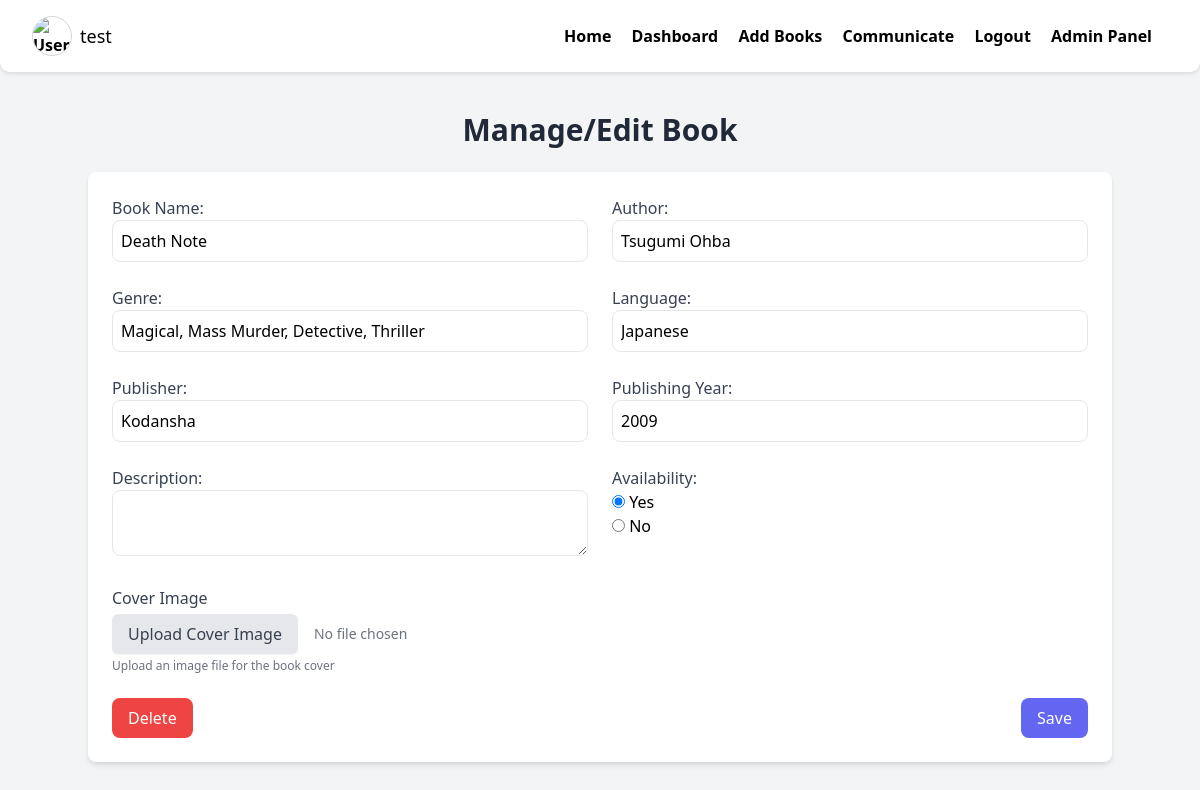
The app's page /library/manage-book/3 (signed in) with its own data.
### models.py (models this page shows)
class User(Base):
    __tablename__ = 'user'
    id = Column(Integer, index=True, primary_key=True)
    username = Column(String(50), unique=True,nullable=False)
    password = Column(String,nullable=False)
    role = Column(Enum(Role),nullable=False)

class Book(Base):
    __tablename__ = 'book'
    id = Column(Integer, primary_key=True, index=True)
    book_name = Column(String,nullable=False)
    author = Column(String,nullable=False)
    available = Column(Boolean,nullable=False)
    return_date = Column(Date,nullable=True)
    genre = Column(String)
    description = Column(String)
    language = Column(String)
    publisher = Column(String,nullable=True)
    publishing_year = Column(Integer,nullable=True)
    cover_image = Column(LargeBinary,nullable=True)

### lib_routers/book_manage.py (the view)
@router.get('/manage-book/{book_id}')
async def manage_book_page(book_id:int,
                           db:db_conn,request:Request):
    user_token = getattr(request.state, "user")
    user = db.query(User).filter(User.id == user_token['id']).first()
    book = db.query(Book).filter(Book.id==book_id).\
        first()
    if book is None:
        return RedirectResponse(url='/library/dashboard',status_code=302)
    return templates.TemplateResponse('manage-book.html',context={
        'request':request,'book':book,'user': user
    })

### templates/manage-book.html (shortened to what this page needs)
<!DOCTYPE html>
<html lang="en">
<head>
    <link href="https://cdn.jsdelivr.net/npm/tailwindcss@2.2.19/dist/tailwind.min.css" rel="stylesheet">
</head>
<body class="bg-gray-100 text-black">
    {% include 'navbar.html' %}
    <div class="container mx-auto mt-10 fade-in">
        <h1 class="text-center text-3xl font-bold mb-6 text-gray-800">Manage/Edit Book</h1>
        <div class="bg-white p-6 shadow-md rounded-lg">
            <form action="/library/manage-book/{{ book.id }}" method="POST" enctype="multipart/form-data">
                <div class="grid grid-cols-2 gap-6">
                    <div>
                        <label for="book_name" class="text-gray-700 font-medium">Book Name:</label>
                        <input type="text" class="w-full p-2 border rounded-lg" id="book_name" name="book_name" required value="{{ book.book_name }}">
                    </div>
                    <div>
                        <label for="author" class="text-gray-700 font-medium">Author:</label>
                        <input type="text" class="w-full p-2 border rounded-lg" id="author" name="author" required value="{{ book.author }}">
                    </div>
                    <div>
                        <label for="genre" class="text-gray-700 font-medium">Genre:</label>
                        <input type="text" class="w-full p-2 border rounded-lg" id="genre" name="genre" required value="{{ book.genre }}">
                    </div>
                    <div>
                        <label for="language" class="text-gray-700 font-medium">Language:</label>
                        <input type="text" class="w-full p-2 border rounded-lg" id="language" name="language" required value="{{ book.language }}">
                    </div>
                    <div>
                        <label for="publisher" class="text-gray-700 font-medium">Publisher:</label>
                        <input type="text" class="w-full p-2 border rounded-lg" id="publisher" name="publisher" value="{% if book.publisher %}{{ book.publisher }}{% endif %}">
                    </div>
                    <div>
                        <label for="publishing_year" class="text-gray-700 font-medium">Publishing Year:</label>
                        <input type="number" class="w-full p-2 border rounded-lg" id="publishing_year" name="publishing_year" value="{{ book.publishing_year }}">
                    </div>
                    <div>
                        <label for="description" class="text-gray-700 font-medium">Description:</label>
                        <textarea class="w-full p-2 border rounded-lg" id="description" name="description" >{% if book.description %}{{ book.description }}{% endif %}</textarea>
                    </div>
                    <div>
                        <label class="text-gray-700 font-medium">Availability:</label><br>
                        <div class="form-check form-check-inline">
                            <input class="form-check-input" type="radio" id="availability_yes" name="availability" value="Yes" required {% if book.available == True %}checked{% endif %}>
                            <label class="form-check-label" for="availability_yes">Yes</label>
                        </div>
                        <div class="form-check form-check-inline">
                            <input class="form-check-input" type="radio" id="availability_no" name="availability" value="No" required {% if book.available == False %}checked{% endif %}>
                            <label class="form-check-label" for="availability_no">No</label>
                        </div>
                    </div>
                    <div>
                        <label for="cover_image" class="font-medium text-gray-700">Cover Image</label>
                        <div class="flex items-center space-x-4 mt-1">
                            <button type="button"
                                    class="py-2 px-4 bg-gray-200 text-gray-700 rounded-md shadow-sm hover:bg-gray-300 focus:ring-2 focus:ring-gray-500 focus:outline-none transition"
                                    onclick="document.getElementById('cover_image').click();">
                                Upload Cover Image
                            </button>
                            <span id="file_name" class="text-sm text-gray-500">No file chosen</span>
                        </div>
                        <p class="text-xs text-gray-500 mt-1">Upload an image file for the book cover</p>
                    </div>
                </div>
                <div class="mt-6 flex justify-between">
                    <a href="/library/delete/{{ book.id }}" class="bg-red-500 text-white px-4 py-2 rounded-lg hover:bg-red-600">Delete</a>
                    <button type="submit" class="bg-indigo-500 text-white px-4 py-2 rounded-lg hover:bg-indigo-600">Save</button>
                </div>
            </form>
        </div>
</body>
</html>

### templates/navbar.html (shortened to what this page needs)
</head>
<body class="bg-white text-black">
<nav>
    <a href="/profile" class="flex items-center space-x-2 group">
        <img src="/users/{{ user.id }}/profile-image"
                alt="User Profile"
                class="w-10 h-10 rounded-full border border-gray-300 group-hover:ring-2 group-hover:ring-gray-500 transition">
        <span class="text-lg font-medium group-hover:underline">{{ user.username }}</span>
    </a>
    <div id="menu">
        <a href="/home">Home</a>
        {% if user.role!='user' %}
        <a href="/library/dashboard">Dashboard</a>
        <a href="/library/book_page">Add Books</a>
        {% endif %}
        <a href="/comms-query-page">Communicate</a>
        <a href="/auth/logout">Logout</a>
        {% if user.role=='admin' %}
        <a href="/admin">Admin Panel</a>
        {% endif %}
    </div>
</nav>

### templates/manage-book.html (style rules this page uses)
.fade-in { animation: fadeIn 0.5s ease-in-out; }

### templates/navbar.html (style rules this page uses)
nav { background-color: #ffffff; padding: 1rem 2rem; display: flex; justify-content: space-between; align-items: center; position: sticky; top: 0; z-index: 1000; border-radius: 0 0 10px 10px; box-shadow: 0 2px 4px rgba(0, 0, 0, 0.1); transition: all 0.3s ease-in-out; }
nav a { text-decoration: none; margin-right: 1rem; color: #000000; font-weight: bold; transition: color 0.3s ease-in-out; }

### records on screen
User: username "test"
Book: book_name "Death Note", author "Tsugumi Ohba", genre "Magical, Mass Murder, Detective, Thriller", language "Japanese", publisher "Kodansha", publishing_year "2009", available "☑ Yes", available "☐ No"
